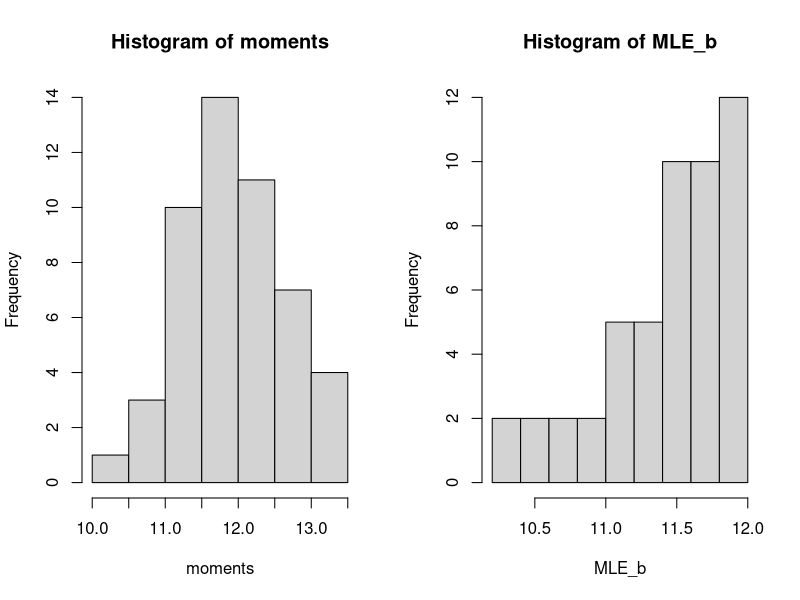

R code for this plot:
#the two techniques used for parameter estimation, method of moments and maximum likelihood are compared
moments <- c()
MLE_b <- c()

for (i in 1:50){
		unifdata <- runif(25, 0, 12)

		moments <- c(moments, sqrt(24*mean(unifdata)))

		MLE_b <- c(MLE_b, max(unifdata[1:25]))
}
#the upper bound is 12 and the MLE will center on this value
#the MoM will be left skewed in that it is bound by the upper bound as it depends on mean of a uniform distribution
par(mfrow=c(1,2))
hist(moments)
hist(MLE_b)